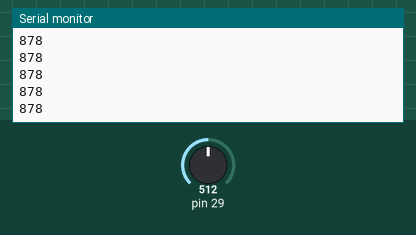
The sketch below on a simulated Teensy 4. Shown: the last lines printed to the serial monitor. Inputs (shaded band) come from the test bench; at power-on: pin 29 = 512.

Above: at 1.2 s.
1.3 s: pin 29 set to 716
At 1.33 s:
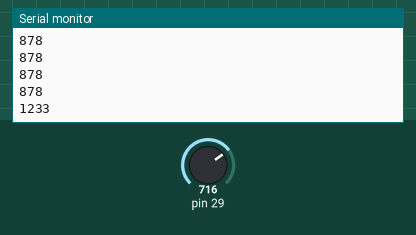
2.8 s: pin 29 set to 900
At 2.83 s:
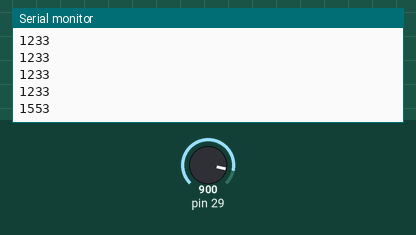
Timing chart, 0 to 5.8 s (numbered marks = the images above; inputs shaded):
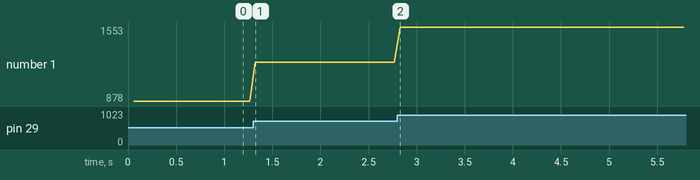

The sketch:

15c3.ino
```cpp
/* KIPU
*/

#include <Bounce.h>

// the MIDI channel number to send messages
const int channel = 1;

// the MIDI continuous controller for each analog input

// CUERDAS
const int controllerA15 = 15; // 11 = CUERDA 1

void setup() {
  Serial.begin(38400);
}

// store previously sent values, to detect changes

int previousA15 = -1;


elapsedMillis msec = 0;

void loop() {
  // only check the analog inputs 50 times per second,
  // to prevent a flood of MIDI messages
 // if (msec >= 20) {
 if (msec >= 60) {
    msec = 0;

    //int n0 = analogRead(A0) / 8;
    //CUERDAS
   int n15 = map(analogRead(A15), 7, 80, 0, 127);
   Serial.println(n15);
   //delay(250);


    // only transmit MIDI messages if analog input changed

    if (n15 != previousA15) {
      usbMIDI.sendControlChange(controllerA15, n15, channel);
      previousA15 = n15;
    }


  }

  // MIDI Controllers should discard incoming MIDI messages.
  // http://forum.pjrc.com/threads/24179-Teensy-3-Ableton-Analog-CC-causes-midi-crash
  while (usbMIDI.read()) {
    // ignore incoming messages
 }
}
```

Measured:
- after the input at 1.3 s, the serial monitor: prints a new line at once (image 1)
- after the input at 2.8 s, the serial monitor: prints a new line at once (image 2)
- plotted number 1: 878 → 1233 after the input at 1.3 s, 1233 → 1553 after the input at 2.8 s
